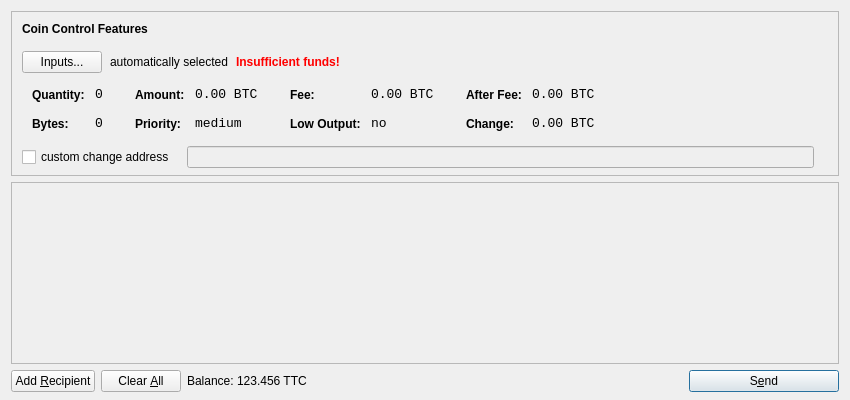
<?xml version="1.0" encoding="UTF-8"?>
<ui version="4.0">
 <class>SendCoinsDialog</class>
 <widget class="QDialog" name="SendCoinsDialog">
  <property name="geometry">
   <rect>
    <x>0</x>
    <y>0</y>
    <width>850</width>
    <height>400</height>
   </rect>
  </property>
  <property name="windowTitle">
   <string>Send Coins</string>
  </property>
  <layout class="QVBoxLayout" name="verticalLayout" stretch="0,1,0">
   <property name="bottomMargin">
    <number>8</number>
   </property>
   <item>
    <widget class="QFrame" name="frameCoinControl">
     <property name="sizePolicy">
      <sizepolicy hsizetype="Expanding" vsizetype="Expanding">
       <horstretch>0</horstretch>
       <verstretch>0</verstretch>
      </sizepolicy>
     </property>
     <property name="maximumSize">
      <size>
       <width>16777215</width>
       <height>16777215</height>
      </size>
     </property>
     <property name="frameShape">
      <enum>QFrame::StyledPanel</enum>
     </property>
     <property name="frameShadow">
      <enum>QFrame::Sunken</enum>
     </property>
     <layout class="QVBoxLayout" name="verticalLayoutCoinControl2">
      <property name="spacing">
       <number>-1</number>
      </property>
      <property name="leftMargin">
       <number>0</number>
      </property>
      <property name="topMargin">
       <number>0</number>
      </property>
      <property name="rightMargin">
       <number>0</number>
      </property>
      <property name="bottomMargin">
       <number>6</number>
      </property>
      <item>
       <layout class="QVBoxLayout" name="verticalLayoutCoinControl" stretch="0,0,0,0,1">
        <property name="spacing">
         <number>0</number>
        </property>
        <property name="leftMargin">
         <number>10</number>
        </property>
        <property name="topMargin">
         <number>10</number>
        </property>
        <item>
         <layout class="QHBoxLayout" name="horizontalLayoutCoinControl1">
          <property name="bottomMargin">
           <number>15</number>
          </property>
          <item>
           <widget class="QLabel" name="labelCoinControlFeatures">
            <property name="sizePolicy">
             <sizepolicy hsizetype="Preferred" vsizetype="Maximum">
              <horstretch>0</horstretch>
              <verstretch>0</verstretch>
             </sizepolicy>
            </property>
            <property name="font">
             <font>
              <weight>75</weight>
              <bold>true</bold>
             </font>
            </property>
            <property name="styleSheet">
             <string notr="true">font-weight:bold;</string>
            </property>
            <property name="text">
             <string>Coin Control Features</string>
            </property>
           </widget>
          </item>
         </layout>
        </item>
        <item>
         <layout class="QHBoxLayout" name="horizontalLayoutCoinControl2" stretch="0,0,0,0">
          <property name="spacing">
           <number>8</number>
          </property>
          <property name="bottomMargin">
           <number>10</number>
          </property>
          <item>
           <widget class="QPushButton" name="pushButtonCoinControl">
            <property name="styleSheet">
             <string notr="true"/>
            </property>
            <property name="text">
             <string>Inputs...</string>
            </property>
           </widget>
          </item>
          <item>
           <widget class="QLabel" name="labelCoinControlAutomaticallySelected">
            <property name="text">
             <string>automatically selected</string>
            </property>
            <property name="margin">
             <number>5</number>
            </property>
           </widget>
          </item>
          <item>
           <widget class="QLabel" name="labelCoinControlInsuffFunds">
            <property name="font">
             <font>
              <weight>75</weight>
              <bold>true</bold>
             </font>
            </property>
            <property name="styleSheet">
             <string notr="true">color:red;font-weight:bold;</string>
            </property>
            <property name="text">
             <string>Insufficient funds!</string>
            </property>
            <property name="margin">
             <number>5</number>
            </property>
           </widget>
          </item>
          <item>
           <spacer name="horizontalSpacerCoinControl">
            <property name="orientation">
             <enum>Qt::Horizontal</enum>
            </property>
            <property name="sizeHint" stdset="0">
             <size>
              <width>40</width>
              <height>1</height>
             </size>
            </property>
           </spacer>
          </item>
         </layout>
        </item>
        <item>
         <widget class="QWidget" name="widgetCoinControl" native="true">
          <property name="sizePolicy">
           <sizepolicy hsizetype="Preferred" vsizetype="Preferred">
            <horstretch>0</horstretch>
            <verstretch>0</verstretch>
           </sizepolicy>
          </property>
          <property name="minimumSize">
           <size>
            <width>0</width>
            <height>0</height>
           </size>
          </property>
          <property name="styleSheet">
           <string notr="true"/>
          </property>
          <layout class="QHBoxLayout" name="horizontalLayoutCoinControl5">
           <property name="margin">
            <number>0</number>
           </property>
           <item>
            <layout class="QHBoxLayout" name="horizontalLayoutCoinControl3" stretch="0,0,0,1">
             <property name="spacing">
              <number>20</number>
             </property>
             <property name="topMargin">
              <number>0</number>
             </property>
             <property name="bottomMargin">
              <number>10</number>
             </property>
             <item>
              <layout class="QFormLayout" name="formLayoutCoinControl1">
               <property name="horizontalSpacing">
                <number>10</number>
               </property>
               <property name="verticalSpacing">
                <number>14</number>
               </property>
               <property name="leftMargin">
                <number>10</number>
               </property>
               <property name="topMargin">
                <number>4</number>
               </property>
               <property name="rightMargin">
                <number>6</number>
               </property>
               <item row="0" column="0">
                <widget class="QLabel" name="labelCoinControlQuantityText">
                 <property name="styleSheet">
                  <string notr="true">font-weight:bold;</string>
                 </property>
                 <property name="text">
                  <string>Quantity:</string>
                 </property>
                 <property name="margin">
                  <number>0</number>
                 </property>
                </widget>
               </item>
               <item row="0" column="1">
                <widget class="QLabel" name="labelCoinControlQuantity">
                 <property name="font">
                  <font>
                   <family>Monospace</family>
                   <pointsize>10</pointsize>
                  </font>
                 </property>
                 <property name="cursor">
                  <cursorShape>IBeamCursor</cursorShape>
                 </property>
                 <property name="contextMenuPolicy">
                  <enum>Qt::ActionsContextMenu</enum>
                 </property>
                 <property name="text">
                  <string notr="true">0</string>
                 </property>
                 <property name="margin">
                  <number>0</number>
                 </property>
                 <property name="textInteractionFlags">
                  <set>Qt::LinksAccessibleByMouse|Qt::TextSelectableByKeyboard|Qt::TextSelectableByMouse</set>
                 </property>
                </widget>
               </item>
               <item row="1" column="0">
                <widget class="QLabel" name="labelCoinControlBytesText">
                 <property name="styleSheet">
                  <string notr="true">font-weight:bold;</string>
                 </property>
                 <property name="text">
                  <string>Bytes:</string>
                 </property>
                </widget>
               </item>
               <item row="1" column="1">
                <widget class="QLabel" name="labelCoinControlBytes">
                 <property name="font">
                  <font>
                   <family>Monospace</family>
                   <pointsize>10</pointsize>
                  </font>
                 </property>
                 <property name="cursor">
                  <cursorShape>IBeamCursor</cursorShape>
                 </property>
                 <property name="contextMenuPolicy">
                  <enum>Qt::ActionsContextMenu</enum>
                 </property>
                 <property name="text">
                  <string notr="true">0</string>
                 </property>
                 <property name="textInteractionFlags">
                  <set>Qt::LinksAccessibleByMouse|Qt::TextSelectableByKeyboard|Qt::TextSelectableByMouse</set>
                 </property>
                </widget>
               </item>
              </layout>
             </item>
             <item>
              <layout class="QFormLayout" name="formLayoutCoinControl2">
               <property name="horizontalSpacing">
                <number>10</number>
               </property>
               <property name="verticalSpacing">
                <number>14</number>
               </property>
               <property name="leftMargin">
                <number>6</number>
               </property>
               <property name="topMargin">
                <number>4</number>
               </property>
               <property name="rightMargin">
                <number>6</number>
               </property>
               <item row="0" column="0">
                <widget class="QLabel" name="labelCoinControlAmountText">
                 <property name="styleSheet">
                  <string notr="true">font-weight:bold;</string>
                 </property>
                 <property name="text">
                  <string>Amount:</string>
                 </property>
                 <property name="margin">
                  <number>0</number>
                 </property>
                </widget>
               </item>
               <item row="0" column="1">
                <widget class="QLabel" name="labelCoinControlAmount">
                 <property name="font">
                  <font>
                   <family>Monospace</family>
                   <pointsize>10</pointsize>
                  </font>
                 </property>
                 <property name="cursor">
                  <cursorShape>IBeamCursor</cursorShape>
                 </property>
                 <property name="contextMenuPolicy">
                  <enum>Qt::ActionsContextMenu</enum>
                 </property>
                 <property name="text">
                  <string notr="true">0.00 BTC</string>
                 </property>
                 <property name="textInteractionFlags">
                  <set>Qt::LinksAccessibleByMouse|Qt::TextSelectableByKeyboard|Qt::TextSelectableByMouse</set>
                 </property>
                </widget>
               </item>
               <item row="1" column="0">
                <widget class="QLabel" name="labelCoinControlPriorityText">
                 <property name="styleSheet">
                  <string notr="true">font-weight:bold;</string>
                 </property>
                 <property name="text">
                  <string>Priority:</string>
                 </property>
                </widget>
               </item>
               <item row="1" column="1">
                <widget class="QLabel" name="labelCoinControlPriority">
                 <property name="font">
                  <font>
                   <family>Monospace</family>
                   <pointsize>10</pointsize>
                  </font>
                 </property>
                 <property name="cursor">
                  <cursorShape>IBeamCursor</cursorShape>
                 </property>
                 <property name="contextMenuPolicy">
                  <enum>Qt::ActionsContextMenu</enum>
                 </property>
                 <property name="text">
                  <string>medium</string>
                 </property>
                 <property name="textInteractionFlags">
                  <set>Qt::LinksAccessibleByMouse|Qt::TextSelectableByKeyboard|Qt::TextSelectableByMouse</set>
                 </property>
                </widget>
               </item>
              </layout>
             </item>
             <item>
              <layout class="QFormLayout" name="formLayoutCoinControl3">
               <property name="horizontalSpacing">
                <number>10</number>
               </property>
               <property name="verticalSpacing">
                <number>14</number>
               </property>
               <property name="leftMargin">
                <number>6</number>
               </property>
               <property name="topMargin">
                <number>4</number>
               </property>
               <property name="rightMargin">
                <number>6</number>
               </property>
               <item row="0" column="0">
                <widget class="QLabel" name="labelCoinControlFeeText">
                 <property name="styleSheet">
                  <string notr="true">font-weight:bold;</string>
                 </property>
                 <property name="text">
                  <string>Fee:</string>
                 </property>
                 <property name="margin">
                  <number>0</number>
                 </property>
                </widget>
               </item>
               <item row="0" column="1">
                <widget class="QLabel" name="labelCoinControlFee">
                 <property name="font">
                  <font>
                   <family>Monospace</family>
                   <pointsize>10</pointsize>
                  </font>
                 </property>
                 <property name="cursor">
                  <cursorShape>IBeamCursor</cursorShape>
                 </property>
                 <property name="contextMenuPolicy">
                  <enum>Qt::ActionsContextMenu</enum>
                 </property>
                 <property name="text">
                  <string notr="true">0.00 BTC</string>
                 </property>
                 <property name="textInteractionFlags">
                  <set>Qt::LinksAccessibleByMouse|Qt::TextSelectableByKeyboard|Qt::TextSelectableByMouse</set>
                 </property>
                </widget>
               </item>
               <item row="1" column="0">
                <widget class="QLabel" name="labelCoinControlLowOutputText">
                 <property name="styleSheet">
                  <string notr="true">font-weight:bold;</string>
                 </property>
                 <property name="text">
                  <string>Low Output:</string>
                 </property>
                </widget>
               </item>
               <item row="1" column="1">
                <widget class="QLabel" name="labelCoinControlLowOutput">
                 <property name="font">
                  <font>
                   <family>Monospace</family>
                   <pointsize>10</pointsize>
                  </font>
                 </property>
                 <property name="cursor">
                  <cursorShape>IBeamCursor</cursorShape>
                 </property>
                 <property name="contextMenuPolicy">
                  <enum>Qt::ActionsContextMenu</enum>
                 </property>
                 <property name="text">
                  <string>no</string>
                 </property>
                 <property name="textInteractionFlags">
                  <set>Qt::LinksAccessibleByMouse|Qt::TextSelectableByKeyboard|Qt::TextSelectableByMouse</set>
                 </property>
                </widget>
               </item>
              </layout>
             </item>
             <item>
              <layout class="QFormLayout" name="formLayoutCoinControl4">
               <property name="horizontalSpacing">
                <number>10</number>
               </property>
               <property name="verticalSpacing">
                <number>14</number>
               </property>
               <property name="leftMargin">
                <number>6</number>
               </property>
               <property name="topMargin">
                <number>4</number>
               </property>
               <property name="rightMargin">
                <number>6</number>
               </property>
               <item row="0" column="0">
                <widget class="QLabel" name="labelCoinControlAfterFeeText">
                 <property name="styleSheet">
                  <string notr="true">font-weight:bold;</string>
                 </property>
                 <property name="text">
                  <string>After Fee:</string>
                 </property>
                 <property name="margin">
                  <number>0</number>
                 </property>
                </widget>
               </item>
               <item row="0" column="1">
                <widget class="QLabel" name="labelCoinControlAfterFee">
                 <property name="font">
                  <font>
                   <family>Monospace</family>
                   <pointsize>10</pointsize>
                  </font>
                 </property>
                 <property name="cursor">
                  <cursorShape>IBeamCursor</cursorShape>
                 </property>
                 <property name="contextMenuPolicy">
                  <enum>Qt::ActionsContextMenu</enum>
                 </property>
                 <property name="text">
                  <string notr="true">0.00 BTC</string>
                 </property>
                 <property name="textInteractionFlags">
                  <set>Qt::LinksAccessibleByMouse|Qt::TextSelectableByKeyboard|Qt::TextSelectableByMouse</set>
                 </property>
                </widget>
               </item>
               <item row="1" column="0">
                <widget class="QLabel" name="labelCoinControlChangeText">
                 <property name="styleSheet">
                  <string notr="true">font-weight:bold;</string>
                 </property>
                 <property name="text">
                  <string>Change:</string>
                 </property>
                </widget>
               </item>
               <item row="1" column="1">
                <widget class="QLabel" name="labelCoinControlChange">
                 <property name="font">
                  <font>
                   <family>Monospace</family>
                   <pointsize>10</pointsize>
                  </font>
                 </property>
                 <property name="cursor">
                  <cursorShape>IBeamCursor</cursorShape>
                 </property>
                 <property name="contextMenuPolicy">
                  <enum>Qt::ActionsContextMenu</enum>
                 </property>
                 <property name="text">
                  <string notr="true">0.00 BTC</string>
                 </property>
                 <property name="textInteractionFlags">
                  <set>Qt::LinksAccessibleByMouse|Qt::TextSelectableByKeyboard|Qt::TextSelectableByMouse</set>
                 </property>
                </widget>
               </item>
              </layout>
             </item>
            </layout>
           </item>
          </layout>
         </widget>
        </item>
        <item>
         <layout class="QHBoxLayout" name="horizontalLayoutCoinControl4" stretch="0,0,0">
          <property name="spacing">
           <number>12</number>
          </property>
          <property name="sizeConstraint">
           <enum>QLayout::SetDefaultConstraint</enum>
          </property>
          <property name="topMargin">
           <number>5</number>
          </property>
          <property name="rightMargin">
           <number>5</number>
          </property>
          <item>
           <widget class="QCheckBox" name="checkBoxCoinControlChange">
            <property name="text">
             <string>custom change address</string>
            </property>
           </widget>
          </item>
          <item>
           <widget class="QLineEdit" name="lineEditCoinControlChange">
            <property name="enabled">
             <bool>false</bool>
            </property>
            <property name="sizePolicy">
             <sizepolicy hsizetype="Expanding" vsizetype="Fixed">
              <horstretch>0</horstretch>
              <verstretch>0</verstretch>
             </sizepolicy>
            </property>
           </widget>
          </item>
          <item>
           <widget class="QLabel" name="labelCoinControlChangeLabel">
            <property name="sizePolicy">
             <sizepolicy hsizetype="Preferred" vsizetype="Expanding">
              <horstretch>0</horstretch>
              <verstretch>0</verstretch>
             </sizepolicy>
            </property>
            <property name="minimumSize">
             <size>
              <width>0</width>
              <height>0</height>
             </size>
            </property>
            <property name="text">
             <string/>
            </property>
            <property name="margin">
             <number>3</number>
            </property>
           </widget>
          </item>
         </layout>
        </item>
        <item>
         <spacer name="verticalSpacerCoinControl">
          <property name="orientation">
           <enum>Qt::Vertical</enum>
          </property>
          <property name="sizeHint" stdset="0">
           <size>
            <width>800</width>
            <height>1</height>
           </size>
          </property>
         </spacer>
        </item>
       </layout>
      </item>
     </layout>
    </widget>
   </item>
   <item>
    <widget class="QScrollArea" name="scrollArea">
     <property name="widgetResizable">
      <bool>true</bool>
     </property>
     <widget class="QWidget" name="scrollAreaWidgetContents">
      <property name="geometry">
       <rect>
        <x>0</x>
        <y>0</y>
        <width>830</width>
        <height>165</height>
       </rect>
      </property>
      <layout class="QVBoxLayout" name="verticalLayout_2">
       <property name="margin">
        <number>0</number>
       </property>
       <item>
        <layout class="QVBoxLayout" name="entries">
         <property name="spacing">
          <number>6</number>
         </property>
        </layout>
       </item>
       <item>
        <spacer name="verticalSpacer">
         <property name="orientation">
          <enum>Qt::Vertical</enum>
         </property>
         <property name="sizeHint" stdset="0">
          <size>
           <width>20</width>
           <height>40</height>
          </size>
         </property>
        </spacer>
       </item>
      </layout>
     </widget>
    </widget>
   </item>
   <item>
    <layout class="QHBoxLayout" name="horizontalLayout">
     <item>
      <widget class="QPushButton" name="addButton">
       <property name="toolTip">
        <string>Send to multiple recipients at once</string>
       </property>
       <property name="text">
        <string>Add &amp;Recipient</string>
       </property>
       <property name="icon">
        <iconset resource="../bitcoin.qrc">
         <normaloff>:/icons/add</normaloff>:/icons/add</iconset>
       </property>
       <property name="autoDefault">
        <bool>false</bool>
       </property>
      </widget>
     </item>
     <item>
      <widget class="QPushButton" name="clearButton">
       <property name="sizePolicy">
        <sizepolicy hsizetype="Minimum" vsizetype="Fixed">
         <horstretch>0</horstretch>
         <verstretch>0</verstretch>
        </sizepolicy>
       </property>
       <property name="toolTip">
        <string>Remove all transaction fields</string>
       </property>
       <property name="text">
        <string>Clear &amp;All</string>
       </property>
       <property name="icon">
        <iconset resource="../bitcoin.qrc">
         <normaloff>:/icons/remove</normaloff>:/icons/remove</iconset>
       </property>
       <property name="autoRepeatDelay">
        <number>300</number>
       </property>
       <property name="autoDefault">
        <bool>false</bool>
       </property>
      </widget>
     </item>
     <item>
      <layout class="QHBoxLayout" name="horizontalLayout_2">
       <property name="spacing">
        <number>3</number>
       </property>
       <item>
        <widget class="QLabel" name="label">
         <property name="text">
          <string>Balance:</string>
         </property>
        </widget>
       </item>
       <item>
        <widget class="QLabel" name="labelBalance">
         <property name="cursor">
          <cursorShape>IBeamCursor</cursorShape>
         </property>
         <property name="text">
          <string>123.456 TTC</string>
         </property>
         <property name="textInteractionFlags">
          <set>Qt::LinksAccessibleByMouse|Qt::TextSelectableByKeyboard|Qt::TextSelectableByMouse</set>
         </property>
        </widget>
       </item>
      </layout>
     </item>
     <item>
      <spacer name="horizontalSpacer">
       <property name="orientation">
        <enum>Qt::Horizontal</enum>
       </property>
       <property name="sizeHint" stdset="0">
        <size>
         <width>40</width>
         <height>20</height>
        </size>
       </property>
      </spacer>
     </item>
     <item>
      <widget class="QPushButton" name="sendButton">
       <property name="minimumSize">
        <size>
         <width>150</width>
         <height>0</height>
        </size>
       </property>
       <property name="toolTip">
        <string>Confirm the send action</string>
       </property>
       <property name="text">
        <string>S&amp;end</string>
       </property>
       <property name="icon">
        <iconset resource="../bitcoin.qrc">
         <normaloff>:/icons/send</normaloff>:/icons/send</iconset>
       </property>
       <property name="default">
        <bool>true</bool>
       </property>
      </widget>
     </item>
    </layout>
   </item>
  </layout>
 </widget>
 <resources>
  <include location="../bitcoin.qrc"/>
 </resources>
 <connections/>
</ui>
